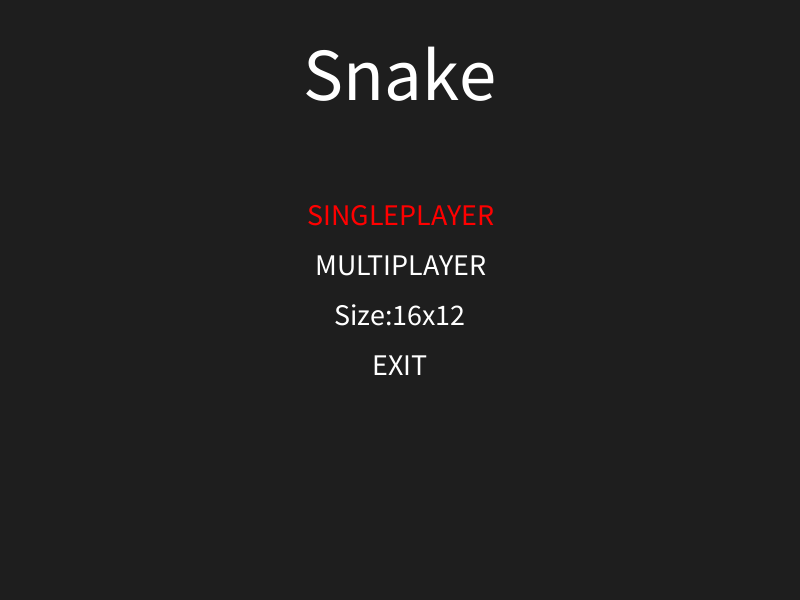
Frame 1 (no input)
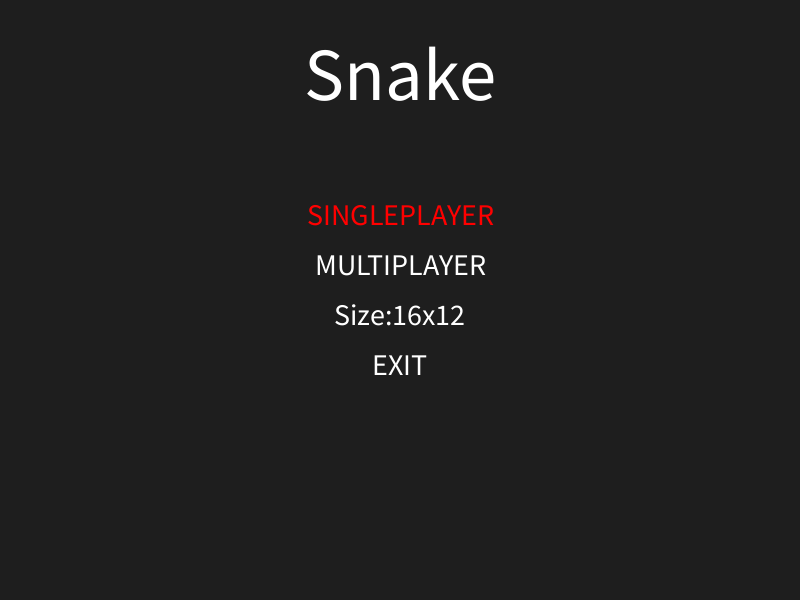
Frame 60 (the mouse pressed at the canvas centre just before this capture)
Frame 120 (the mouse held since frame 60 and released just before this capture): identical to frame 60, image omitted

The Processing sketch that drew these frames (run headless with seeded random() and noise(); from frame 60 on, the mouse is pressed at the canvas centre):

// Processing sketch: SnakeGame
// ── SnakeGame.pde
void setup() {
  size(800,600);
  frameRate(60);
  game = new Snake(50,50);
  menu = new Menu();
}

Snake game;
Menu menu;

int currentState = 0; // 0 = MENU, 1 = GAME

void draw() {
  
  if(currentState == 0) {
    background(30);
    menu.drawLogo();
    menu.drawOptions();
  }
  
  if(currentState == 1) {
    background(30);
    game.drawParts();
    game.drawFood();
    game.tick();
  }
}

void keyPressed() {
  if(currentState == 0) {
    menukeyhandle();
  }
    
  if(currentState == 1) {
    snakeKeysHandle();
  }
} //<>//

// ── Menu.pde
class Menu {
  
  ArrayList<Option> options = new ArrayList<Option>();
  int cursor = 0;
  
  public Menu() {
    options.add(new singleplayerOption());
    options.add(new multiplayerOption());
    options.add(new sizeOption());
    options.add(new exitOption());
  }
  
  public void drawOptions() {
    noStroke();
    rectMode(CENTER);
    textSize(30);
    textAlign(CENTER);
    fill(255);
    int k = 0;
    for(Option o : options) {
      if(o instanceof OptionMenu) {
        OptionMenu om = (OptionMenu)o;
        fill(255);
        if(k == cursor)
          fill(0xFFFF0000);
        if(om.hasValue()) {
          text(om.getDisplayName()+":"+om.getValue(),width/2,225 + (k * 50));
        }else {
          text(om.getDisplayName(),width/2,225 + (k * 50));
        }
      }else {
        
      }
      k++;
    }
  }
  
  public void drawLogo() {
    noStroke();
    rectMode(CENTER);
    textSize(75);
    textAlign(CENTER);
    fill(255);
    text("Snake",width/2,100);
  }
  
}

interface Option {}

interface Submenu {
  
}

class multiplayerOption implements OptionMenu, Option {
  public String getDisplayName() {
    return "MULTIPLAYER";
  }
  
  public String getValue() {
    return "";
  }
  
  public boolean hasValue() {
    return false;
  }
  
  public void click() {
    
  }
}

class singleplayerOption implements OptionMenu, Option {
  public String getDisplayName() {
    return "SINGLEPLAYER";
  }
  
  public String getValue() {
    return "";
  }
  
  public boolean hasValue() {
    return false;
  }
  
  public void click() {
    if(gsize == 0) 
      game = new Snake(16,12);
    if(gsize == 1)
      game = new Snake(32,24);
    if(gsize > 1)
      exit();
    currentState = 1;
  }
}

class exitOption implements OptionMenu, Option {
  
  public String getDisplayName() {
    return "EXIT";
  }
  
  public String getValue() {
    return "";
  }
  
  public boolean hasValue() {
    return false;
  }
  
  public void click() {
    exit();
  }
  
}

int gsize = 0;

class sizeOption implements OptionMenu, Option {
  public String getDisplayName() {
    return "Size";
  }
  
  public String getValue() {
    switch(gsize) {
      case 0: return "16x12";
      case 1: return "32x24";
      default: break;
    }
    return "null";
  }
  
  public boolean hasValue() {
    return true;
  }
  
  public void click() {
    gsize = (gsize+1)%2;
  }
}

interface OptionMenu {
  public String getDisplayName();
  public String getValue();
  public boolean hasValue();
  public void click();
}

void menukeyhandle() {
  if(keyCode == DOWN) {
    menu.cursor = (menu.cursor+1)%menu.options.size();
  }
  if(keyCode == UP) {
    menu.cursor = menu.cursor==0?menu.options.size()-1:menu.cursor-1;
  }
  if(keyCode == ENTER) {
    if(menu.options.get(menu.cursor) instanceof OptionMenu)
      ((OptionMenu)menu.options.get(menu.cursor)).click();
  }
}

// ── Snake.pde
void snakeKeysHandle() {
  if(keyCode == LEFT && (game.lastDirectionInput != 1 || game.snakeParts.size()==1)) {
      game.direction = 3;
    }
    if(keyCode == UP && (game.lastDirectionInput != 2 || game.snakeParts.size()==1)) {
      game.direction = 0;
    }
    if(keyCode == DOWN && (game.lastDirectionInput != 0 || game.snakeParts.size()==1)) {
      game.direction = 2;
    }
    if(keyCode == RIGHT && (game.lastDirectionInput != 3 || game.snakeParts.size()==1)) {
      game.direction = 1;
    }
    if(game.isAlive == false && keyCode == ENTER) {
      currentState = 0;
    }
}

class Snake {
  
  int sizeX, sizeY;
  int blocksizeX, blocksizeY;
  
  int score = 0;
  
  boolean isAlive = true;
  
  java.util.Random rng = new java.util.Random();
  
  int foodX, foodY;
  int headX, headY;
  
  int lastDirectionInput = -1;
  int direction = 1;
  
  ArrayList<PVector> snakeParts = new ArrayList<PVector>();
  
  int timeout = 0;
  
  public Snake() {
    this(16,12);
  }
  
  public Snake(int sizeX, int sizeY) {
    this.sizeX = sizeX;
    this.sizeY = sizeY;
    this.blocksizeX = width/sizeX;
    this.blocksizeY = height/sizeY;
    randomizeFood();
    headX = sizeX/2;
    headY = sizeY/2;
    snakeParts.add(new PVector(headX,headY));
  }
  
  public void drawFood() {
    stroke(30);
    fill(0xFFFF0000);
    rectMode(CORNER);
    rect(foodX*blocksizeX,foodY*blocksizeY,blocksizeX,blocksizeY);
  }
  
  public void drawParts() {
    for(PVector part : snakeParts) {
      stroke(30);
      fill(0xFF00FF00);
      rectMode(CORNER);
      rect(part.x*blocksizeX,part.y*blocksizeY,blocksizeX,blocksizeY);
    }
  }
  
  public void lost() {
    rectMode(CENTER);
    fill(255);
    noStroke();
    textSize(50);
    textAlign(CENTER);
    text("U DED",width/2,height/2);
    textSize(25);
    text("Score: "+score,width/2,(height/2)+75);
  }
  
  public void randomizeFood() {
    do {
      foodX = Math.abs(rng.nextInt()) % sizeX;
      foodY = Math.abs(rng.nextInt()) % sizeY;
    }while(isOccupied(foodX,foodY));
  }
  
  public PVector getNextPosition() {
    if(direction == 0) {
      int newY = headY - 1;
      if(newY == -1)
        newY = sizeY-1;
      return new PVector(headX,newY);
    }
    if(direction == 1) {
      int newX = headX + 1;
      if(newX == sizeX)
        newX = 0;
      return new PVector(newX, headY);
    }
    if(direction == 2) {
      int newY = headY + 1;
      if(newY == sizeY)
        newY = 0;
      return new PVector(headX, newY);
    }
    if(direction == 3) {
      int newX = headX - 1;
      if(newX == -1)
        newX = sizeX;
      return new PVector(newX, headY);
    }
    return null;
  }
  
  public void tick() {
    if(isAlive) {
      if(timeout >= 20) {
        timeout = 0;
        
        PVector newPos = getNextPosition();
        
        if(!isOccupied((int)newPos.x,(int)newPos.y)) {
          headX = (int)newPos.x;
          headY = (int)newPos.y;
          lastDirectionInput = direction;
          snakeParts.add(new PVector(headX,headY));
          if(foodX == headX && foodY == headY) {
            score++;
            randomizeFood();
          }else{
            snakeParts.remove(0);
          }
        }else{
            isAlive = false;
            lost();
        }
      }else{
        timeout++;
      }
    }else{
      lost();
    }
  }
  
  public boolean isOccupied(int x, int y) {
    for(PVector part : snakeParts) {
      if(part.x == x && part.y == y) {
        return true;
      }
    }
    return false;
  }
  
}
